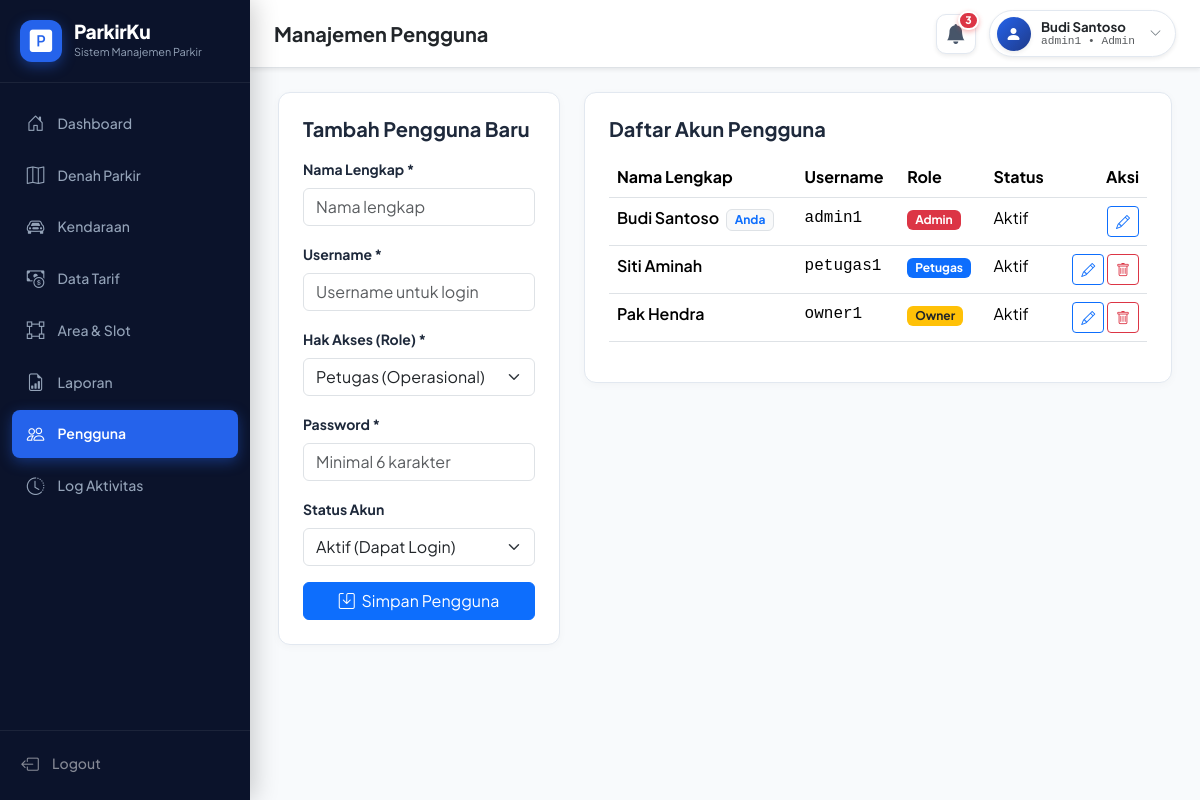
/admin/users.php (signed in), run on the app's committed database.
### tables this page shows
CREATE TABLE `tb_user` (
  `id_user` int(11) NOT NULL AUTO_INCREMENT,
  `nama_lengkap` varchar(50) NOT NULL,
  `username` varchar(50) NOT NULL,
  `password` varchar(255) NOT NULL,
  `role` enum('admin','petugas','owner') NOT NULL,
  `status_aktif` tinyint(1) NOT NULL DEFAULT 1,
  PRIMARY KEY (`id_user`),
  UNIQUE KEY `username` (`username`)
);

### admin/users.php (the view, shortened to what this page needs)
<?php
require_once __DIR__ . "/../includes/bootstrap.php";
$currentUid = (int)current_user()["id_user"];
$edit = [
    "id_user" => 0,
    "nama_lengkap" => "",
    "username" => "",
    "role" => "petugas",
    "status_aktif" => 1,
];
$res = $db->query("SELECT id_user, nama_lengkap, username, role, status_aktif FROM tb_user ORDER BY id_user ASC");
?>
<div class="row g-4">
    <div class="col-lg-4">
        <div class="pk-card p-4">
            <h5 class="fw-bold mb-3"><?= $edit["id_user"] ? "Edit Pengguna" : "Tambah Pengguna Baru" ?></h5>
            <form method="post">
                <div class="mb-3">
                    <label class="form-label small fw-bold">Nama Lengkap *</label>
                    <input class="form-control" name="nama_lengkap" required maxlength="50" placeholder="Nama lengkap" value="<?= e($edit["nama_lengkap"]) ?>">
                </div>
                <div class="mb-3">
                    <label class="form-label small fw-bold">Username *</label>
                    <input class="form-control" name="username" required maxlength="50" placeholder="Username untuk login" value="<?= e($edit["username"]) ?>">
                </div>
                <div class="mb-3">
                    <label class="form-label small fw-bold">Hak Akses (Role) *</label>
                    <select class="form-select" name="role">
                        <?php foreach (["petugas" => "Petugas (Operasional)", "admin" => "Admin (Kelola Sistem)", "owner" => "Owner (Eksekutif/Laporan)"] as $rVal => $rLabel): ?>
                            <option value="<?= $rVal ?>" <?= $edit["role"] === $rVal ? "selected" : "" ?>>
                                <?= $rLabel ?>
                            </option>
                        <?php endforeach; ?>
                    </select>
                </div>
                <div class="mb-3">
                    <label class="form-label small fw-bold">
                        Password <?= $edit["id_user"] ? "(Kosongkan jika tidak diubah)" : "*" ?>
                    </label>
                    <input class="form-control" type="password" name="password" <?= $edit["id_user"] ? "" : "required" ?> placeholder="Minimal 6 karakter" minlength="6">
                </div>
                <div class="mb-3">
                    <label class="form-label small fw-bold">Status Akun</label>
                    <select class="form-select" name="status_aktif">
                        <option value="1" <?= (int)$edit["status_aktif"] === 1 ? "selected" : "" ?>>Aktif (Dapat Login)</option>
                    </select>
                </div>
                <div class="d-flex gap-2">
                    <button class="btn btn-primary flex-grow-1"><i class="bi bi-save me-1"></i> Simpan Pengguna</button>
                </div>
            </form>
        </div>
    </div>
    <div class="col-lg-8">
        <div class="pk-card p-4">
            <h5 class="fw-bold mb-3">Daftar Akun Pengguna</h5>
            <div class="table-responsive">
                <table class="table pk-table">
                    <thead>
                        <tr>
                            <th>Nama Lengkap</th>
                            <th>Username</th>
                            <th>Role</th>
                            <th>Status</th>
                            <th class="text-end">Aksi</th>
                        </tr>
                    </thead>
                    <tbody>
                        <?php while ($r = $res->fetch_assoc()): ?>
                            <?php $isSelf = (int)$r["id_user"] === $currentUid; ?>
                            <tr>
                                <td class="fw-semibold">
                                    <?= e($r["nama_lengkap"]) ?>
                                    <?php if ($isSelf): ?>
                                        <span class="badge bg-light text-primary border ms-1">Anda</span>
                                    <?php endif; ?>
                                </td>
                                <td class="font-monospace"><?= e($r["username"]) ?></td>
                                <td>
                                    <span class="badge <?= match($r["role"]) { "admin" => "bg-danger", "petugas" => "bg-primary", default => "bg-warning text-dark" } ?>">
                                        <?= ucfirst($r["role"]) ?>
                                    </span>
                                </td>
                                <td>
                                    <span class="badge-pk <?= (int)$r["status_aktif"] === 1 ? 'badge-pk-success' : 'badge-pk-danger' ?>">
                                        <?= (int)$r["status_aktif"] === 1 ? 'Aktif' : 'Nonaktif' ?>
                                    </span>
                                </td>
                                <td class="text-end">
                                    <a class="btn btn-sm btn-outline-primary" href="?edit=<?= $r["id_user"] ?>" title="Edit">
                                        <i class="bi bi-pencil"></i>
                                    </a>
                                    <?php if (!$isSelf): ?>
                                        <form method="post" class="d-inline" onsubmit="return confirm('Hapus pengguna <?= e($r['username']) ?>?')">
                                            <button class="btn btn-sm btn-outline-danger" title="Hapus">
                                                <i class="bi bi-trash"></i>
                                            </button>
                                        </form>
                                    <?php endif; ?>
                                </td>
                            </tr>
                        <?php endwhile; ?>
                    </tbody>
                </table>
            </div>
        </div>
    </div>
</div>

### assets/css/style.css (style rules this page uses)
:root { --pk-primary: #1e3a8a; --pk-primary-dark: #0f172a; --pk-primary-light: #2563eb; --pk-sidebar-bg: #0b132b; --pk-sidebar-text: #94a3b8; --pk-sidebar-hover: #1e293b; --pk-sidebar-active: #2563eb; --pk-bg-light: #f8fafc; --pk-card-bg: #ffffff; --pk-border-color: #e2e8f0; --pk-success: #10b981; --pk-danger: #ef4444; --pk-warning: #f59e0b; --pk-info: #06b6d4; --pk-asphalt: #222b38; }
body { font-family: 'Plus Jakarta Sans', -apple-system, BlinkMacSystemFont, "Segoe UI", Roboto, Helvetica, Arial, sans-serif; background-color: var(--pk-bg-light); color: #1e293b; margin: 0; padding: 0; min-height: 100vh; }
.pk-card { background: #ffffff; border: 1px solid var(--pk-border-color); border-radius: 12px; box-shadow: 0 2px 8px rgba(15, 23, 42, 0.03); }

### data on the page
tb_user: nama_lengkap "Budi Santoso", shows "Anda", username "admin1", role "Admin", status_aktif "Aktif"
tb_user: nama_lengkap "Siti Aminah", username "petugas1", role "Petugas", status_aktif "Aktif"
tb_user: nama_lengkap "Pak Hendra", username "owner1", role "Owner", status_aktif "Aktif"

### other printed values
$title "Manajemen Pengguna"
$u["nama_lengkap"] "Budi Santoso"
$u["username"] "admin1"
$u["role"] "Admin"
form field role "Petugas (Operasional)"
